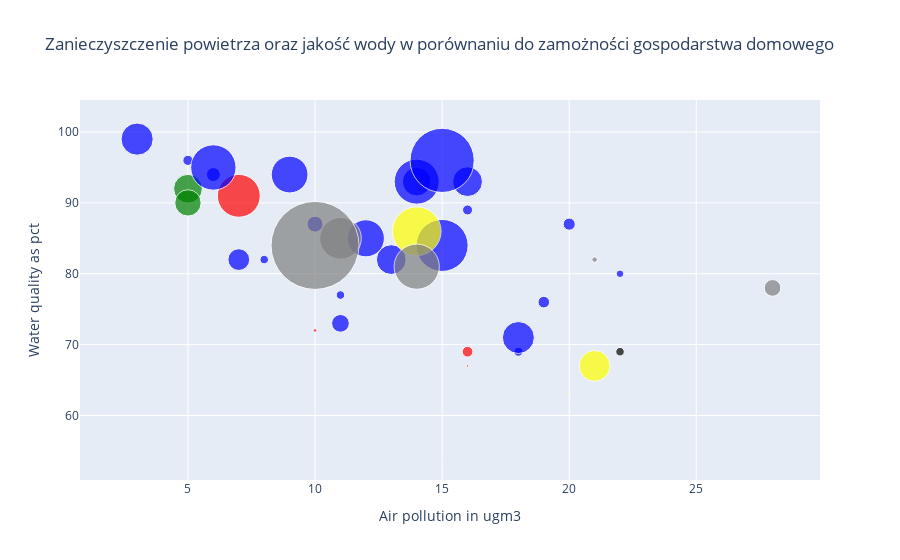

The notebook cell this image was saved under:
### Markdown cell above
Stworzenie pokolorowanego wykresu bąbelkowego

### Code cell
fig = go.Figure()

fig.add_trace(go.Scatter(x=df['Air pollution in ugm3'],
                        y=df['Water quality as pct'],
                        text=df['Country'],
                        mode='markers',
                        marker=dict(size=df['Household net financial wealth in usd']/2000,
                                   color=colors)))

fig.update_layout(title='Zanieczyszczenie powietrza oraz jakość wody w porównaniu do zamożności gospodarstwa domowego',
                 xaxis=dict(title='Air pollution in ugm3'),
                 yaxis=dict(title='Water quality as pct'))

iplot(fig)

### Figure 1 — Plotly figure (JSON) as saved in the notebook; plotly's stock layout.template omitted (floating-point values rounded to 4 significant figures)
{"data": [{"marker": {"color": ["Green", "Blue", "Blue", "Red", "Red", "Blue", "Blue", "Blue", "Blue", "Blue", "Blue", "Blue", "Blue", "Blue", "Blue", "Yellow", "Blue", "Yellow", "Gray", "Blue", "Blue", "Red", "Blue", "Green", "Blue", "Blue", "Blue", "Gray", "Blue", "Blue", "Blue", "Blue", "Yellow", "Gray", "Gray", "Gray", "Red", "Gray", "Black"], "size": [28.73, 29.79, 52.04, 42.88, 10.7, 12.13, 36.77, 8.483, 13.99, 29.74, 28.68, 9.059, 11.64, 32.2, 21.75, 30.9, 32.01, 48.8, 16.75, 8.553, 37.07, 2.375, 45.0, 26.36, 10.17, 7.498, 15.94, 5.423, 10.02, 17.72, 45.35, 64.21, 2.215, 41.7, 88.04, 45.28, 3.551, 1.13, 8.521]}, "mode": "markers", "text": ["Australia", "Austria", "Belgium", "Canada", "Chile", "Czech Republic", "Denmark", "Estonia", "Finland", "France", "Germany", "Greece", "Hungary", "Iceland", "Ireland", "Israel", "Italy", "Japan", "South Korea", "Latvia", "Luxembourg", "Mexico", "Netherlands", "New Zealand", "Norway", "Poland", "Portugal", "Slovak Republic", "Slovenia", "Spain", "Sweden", "Switzerland", "Turkey", "United Kingdom", "USA", "OECD - Total", "Brazil", "Russia", "South Africa"], "type": "scatter", "x": [5, 16, 15, 7, 16, 20, 9, 8, 6, 13, 14, 18, 19, 3, 7, 21, 18, 14, 28, 11, 12, 16, 14, 5, 5, 22, 10, 21, 16, 11, 6, 15, 20, 11, 10, 14, 10, 15, 22], "y": [92, 93, 84, 91, 69, 87, 94, 82, 94, 82, 93, 69, 76, 99, 82, 67, 71, 86, 78, 77, 85, 67, 93, 90, 96, 80, 87, 82, 89, 73, 95, 96, 63, 85, 84, 81, 72, 54, 69]}], "layout": {"title": {"text": "Zanieczyszczenie powietrza oraz jakość wody w porównaniu do zamożności gospodarstwa domowego"}, "xaxis": {"title": {"text": "Air pollution in ugm3"}}, "yaxis": {"title": {"text": "Water quality as pct"}}}}
